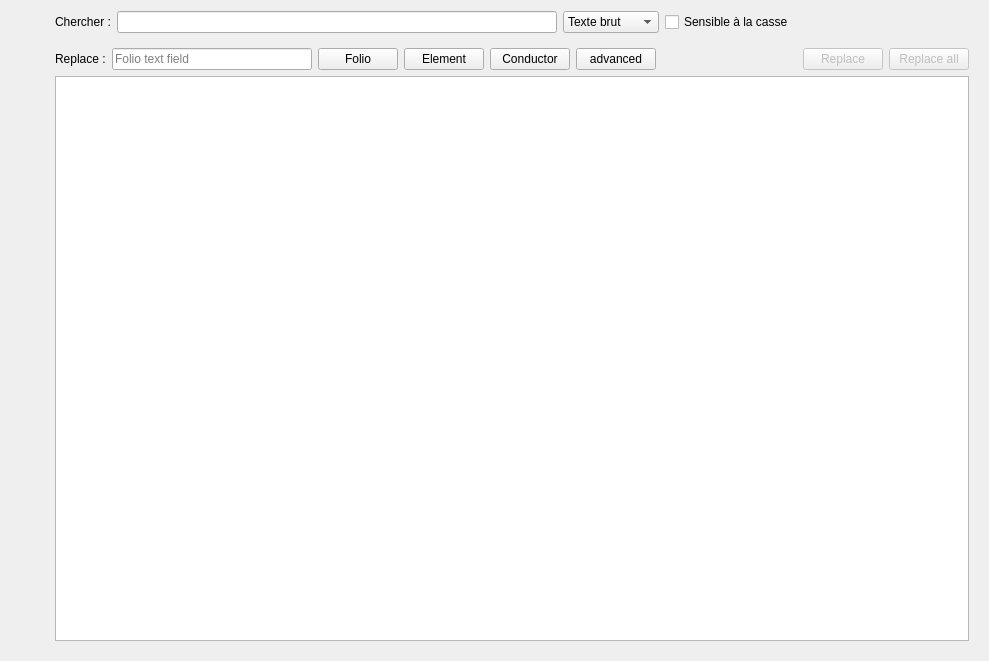
<?xml version="1.0" encoding="UTF-8"?>
<ui version="4.0">
 <class>SearchAndReplaceWidget</class>
 <widget class="QWidget" name="SearchAndReplaceWidget">
  <property name="geometry">
   <rect>
    <x>0</x>
    <y>0</y>
    <width>989</width>
    <height>661</height>
   </rect>
  </property>
  <property name="windowTitle">
   <string>Form</string>
  </property>
  <layout class="QGridLayout" name="gridLayout" rowstretch="0,0,0" columnstretch="0,0">
   <property name="leftMargin">
    <number>9</number>
   </property>
   <item row="1" column="1">
    <widget class="QWidget" name="m_header_widget" native="true">
     <layout class="QHBoxLayout" name="horizontalLayout_2">
      <property name="leftMargin">
       <number>0</number>
      </property>
      <property name="topMargin">
       <number>0</number>
      </property>
      <property name="rightMargin">
       <number>0</number>
      </property>
      <property name="bottomMargin">
       <number>0</number>
      </property>
      <item>
       <widget class="QLabel" name="m_search">
        <property name="text">
         <string>Chercher :</string>
        </property>
       </widget>
      </item>
      <item>
       <widget class="QLineEdit" name="m_search_le">
        <property name="sizePolicy">
         <sizepolicy hsizetype="Expanding" vsizetype="Fixed">
          <horstretch>1</horstretch>
          <verstretch>0</verstretch>
         </sizepolicy>
        </property>
        <property name="clearButtonEnabled">
         <bool>true</bool>
        </property>
       </widget>
      </item>
      <item>
       <widget class="QWidget" name="m_advanced_button_widget" native="true">
        <layout class="QHBoxLayout" name="horizontalLayout">
         <property name="leftMargin">
          <number>0</number>
         </property>
         <property name="topMargin">
          <number>0</number>
         </property>
         <property name="rightMargin">
          <number>0</number>
         </property>
         <property name="bottomMargin">
          <number>0</number>
         </property>
         <item>
          <widget class="QComboBox" name="m_mode_cb">
           <property name="toolTip">
            <string>Mode</string>
           </property>
           <property name="frame">
            <bool>true</bool>
           </property>
           <item>
            <property name="text">
             <string>Texte brut</string>
            </property>
           </item>
           <item>
            <property name="text">
             <string>Mots entiers</string>
            </property>
           </item>
          </widget>
         </item>
         <item>
          <widget class="QCheckBox" name="m_case_sensitive_cb">
           <property name="text">
            <string>Sensible à la casse</string>
           </property>
          </widget>
         </item>
        </layout>
       </widget>
      </item>
      <item>
       <widget class="QPushButton" name="m_next_pb">
        <property name="toolTip">
         <string>Go to the next match</string>
        </property>
        <property name="text">
         <string/>
        </property>
        <property name="icon">
         <iconset resource="../../../qelectrotech.qrc">
          <normaloff>:/ico/16x16/go-bottom.png</normaloff>:/ico/16x16/go-bottom.png</iconset>
        </property>
        <property name="flat">
         <bool>true</bool>
        </property>
       </widget>
      </item>
      <item>
       <widget class="QPushButton" name="m_previous_pb">
        <property name="toolTip">
         <string>Go to previous match</string>
        </property>
        <property name="text">
         <string/>
        </property>
        <property name="icon">
         <iconset resource="../../../qelectrotech.qrc">
          <normaloff>:/ico/16x16/go-top.png</normaloff>:/ico/16x16/go-top.png</iconset>
        </property>
        <property name="flat">
         <bool>true</bool>
        </property>
       </widget>
      </item>
      <item>
       <widget class="QPushButton" name="m_reload_pb">
        <property name="toolTip">
         <string>Refresh</string>
        </property>
        <property name="text">
         <string/>
        </property>
        <property name="icon">
         <iconset resource="../../../qelectrotech.qrc">
          <normaloff>:/ico/16x16/view-refresh.png</normaloff>:/ico/16x16/view-refresh.png</iconset>
        </property>
        <property name="flat">
         <bool>true</bool>
        </property>
       </widget>
      </item>
      <item>
       <widget class="QPushButton" name="m_advanced_pb">
        <property name="toolTip">
         <string>&lt;html&gt;&lt;head/&gt;&lt;body&gt;&lt;p&gt;Show advanced options&lt;/p&gt;&lt;/body&gt;&lt;/html&gt;</string>
        </property>
        <property name="text">
         <string/>
        </property>
        <property name="icon">
         <iconset resource="../../../qelectrotech.qrc">
          <normaloff>:/ico/16x16/configure-toolbars.png</normaloff>:/ico/16x16/configure-toolbars.png</iconset>
        </property>
        <property name="checkable">
         <bool>true</bool>
        </property>
        <property name="checked">
         <bool>false</bool>
        </property>
        <property name="flat">
         <bool>true</bool>
        </property>
       </widget>
      </item>
     </layout>
    </widget>
   </item>
   <item row="2" column="1">
    <widget class="QWidget" name="m_advanced_widget" native="true">
     <property name="minimumSize">
      <size>
       <width>0</width>
       <height>0</height>
      </size>
     </property>
     <property name="baseSize">
      <size>
       <width>0</width>
       <height>0</height>
      </size>
     </property>
     <layout class="QGridLayout" name="gridLayout_2">
      <property name="leftMargin">
       <number>0</number>
      </property>
      <item row="0" column="3">
       <widget class="QPushButton" name="m_element_pb">
        <property name="enabled">
         <bool>true</bool>
        </property>
        <property name="toolTip">
         <string>&lt;html&gt;&lt;head/&gt;&lt;body&gt;&lt;p&gt;Définir les propriétés à remplacer dans les elements&lt;/p&gt;&lt;/body&gt;&lt;/html&gt;</string>
        </property>
        <property name="text">
         <string>Element</string>
        </property>
       </widget>
      </item>
      <item row="0" column="4">
       <widget class="QPushButton" name="m_conductor_pb">
        <property name="toolTip">
         <string>&lt;html&gt;&lt;head/&gt;&lt;body&gt;&lt;p&gt;Définir les propriétés à remplacer dans les conducteurs&lt;/p&gt;&lt;/body&gt;&lt;/html&gt;</string>
        </property>
        <property name="text">
         <string>Conductor</string>
        </property>
       </widget>
      </item>
      <item row="0" column="8">
       <widget class="QPushButton" name="m_replace_all_pb">
        <property name="enabled">
         <bool>false</bool>
        </property>
        <property name="toolTip">
         <string>&lt;html&gt;&lt;head/&gt;&lt;body&gt;&lt;p&gt;Replace selected matches&lt;/p&gt;&lt;/body&gt;&lt;/html&gt;</string>
        </property>
        <property name="text">
         <string>Replace all</string>
        </property>
       </widget>
      </item>
      <item row="0" column="5">
       <widget class="QPushButton" name="m_advanced_replace_pb">
        <property name="text">
         <string>advanced</string>
        </property>
       </widget>
      </item>
      <item row="0" column="0">
       <widget class="QLabel" name="m_replace">
        <property name="text">
         <string>Replace :</string>
        </property>
       </widget>
      </item>
      <item row="0" column="2">
       <widget class="QPushButton" name="m_folio_pb">
        <property name="toolTip">
         <string>&lt;html&gt;&lt;head/&gt;&lt;body&gt;&lt;p&gt;Définir les propriétés à remplacer dans les folios&lt;/p&gt;&lt;/body&gt;&lt;/html&gt;</string>
        </property>
        <property name="text">
         <string>Folio</string>
        </property>
       </widget>
      </item>
      <item row="0" column="1">
       <widget class="QLineEdit" name="m_replace_le">
        <property name="minimumSize">
         <size>
          <width>200</width>
          <height>0</height>
         </size>
        </property>
        <property name="placeholderText">
         <string>Folio text field</string>
        </property>
        <property name="clearButtonEnabled">
         <bool>true</bool>
        </property>
       </widget>
      </item>
      <item row="0" column="7">
       <widget class="QPushButton" name="m_replace_pb">
        <property name="enabled">
         <bool>false</bool>
        </property>
        <property name="toolTip">
         <string>&lt;html&gt;&lt;head/&gt;&lt;body&gt;&lt;p&gt;Replace selected match&lt;/p&gt;&lt;/body&gt;&lt;/html&gt;</string>
        </property>
        <property name="text">
         <string>Replace</string>
        </property>
       </widget>
      </item>
      <item row="1" column="0" colspan="9">
       <widget class="QTreeWidget" name="m_tree_widget">
        <property name="sizePolicy">
         <sizepolicy hsizetype="Expanding" vsizetype="Expanding">
          <horstretch>0</horstretch>
          <verstretch>0</verstretch>
         </sizepolicy>
        </property>
        <property name="minimumSize">
         <size>
          <width>0</width>
          <height>0</height>
         </size>
        </property>
        <property name="contextMenuPolicy">
         <enum>Qt::CustomContextMenu</enum>
        </property>
        <property name="uniformRowHeights">
         <bool>true</bool>
        </property>
        <property name="animated">
         <bool>true</bool>
        </property>
        <property name="allColumnsShowFocus">
         <bool>true</bool>
        </property>
        <attribute name="headerVisible">
         <bool>false</bool>
        </attribute>
        <column>
         <property name="text">
          <string notr="true">1</string>
         </property>
        </column>
       </widget>
      </item>
      <item row="0" column="6">
       <spacer name="horizontalSpacer">
        <property name="orientation">
         <enum>Qt::Horizontal</enum>
        </property>
        <property name="sizeHint" stdset="0">
         <size>
          <width>100</width>
          <height>20</height>
         </size>
        </property>
       </spacer>
      </item>
     </layout>
    </widget>
   </item>
   <item row="1" column="0">
    <widget class="QPushButton" name="m_quit_button">
     <property name="toolTip">
      <string>Quit</string>
     </property>
     <property name="text">
      <string/>
     </property>
     <property name="icon">
      <iconset resource="../../../qelectrotech.qrc">
       <normaloff>:/ico/16x16/window-close.svg</normaloff>:/ico/16x16/window-close.svg</iconset>
     </property>
     <property name="flat">
      <bool>true</bool>
     </property>
    </widget>
   </item>
   <item row="2" column="0">
    <spacer name="verticalSpacer">
     <property name="orientation">
      <enum>Qt::Vertical</enum>
     </property>
     <property name="sizeHint" stdset="0">
      <size>
       <width>20</width>
       <height>40</height>
      </size>
     </property>
    </spacer>
   </item>
  </layout>
 </widget>
 <resources>
  <include location="../../../qelectrotech.qrc"/>
 </resources>
 <connections/>
</ui>
